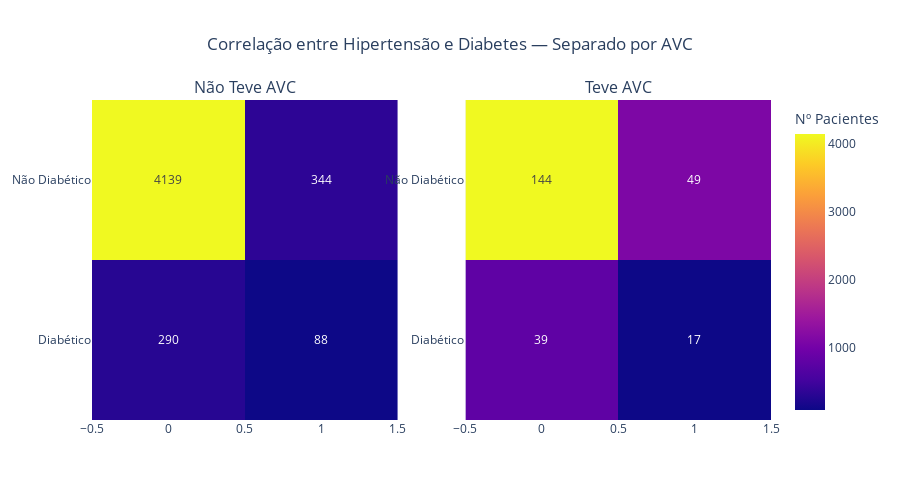

The code cell stored with this chart in its notebook:
### Code cell
heatmap_data_diabetes = df.groupby(["stroke", "hypertension", "Diabetes"]).size().reset_index(name="Contagem")

df_avc0 = heatmap_data_diabetes[heatmap_data_diabetes["stroke"] == 0]
df_avc1 = heatmap_data_diabetes[heatmap_data_diabetes["stroke"] == 1]

fig = make_subplots(
    rows=1, cols=2,
    subplot_titles=("Não Teve AVC", "Teve AVC")
)

fig.add_trace(
    go.Heatmap(
        x=df_avc0["hypertension"],
        y=df_avc0["Diabetes"],
        z=df_avc0["Contagem"],
        colorscale="Plasma",
        text=df_avc0["Contagem"],
        texttemplate="%{text}",
        showscale=True,
        colorbar=dict(title="Nº Pacientes")
    ),
    row=1, col=1
)

fig.add_trace(
    go.Heatmap(
        x=df_avc1["hypertension"],
        y=df_avc1["Diabetes"],
        z=df_avc1["Contagem"],
        colorscale="Plasma",
        text=df_avc1["Contagem"],
        texttemplate="%{text}",
        showscale=False
    ),
    row=1, col=2
)

fig.update_layout(
    title_text="Correlação entre Hipertensão e Diabetes — Separado por AVC",
    title_x=0.5,
    height=500
)

fig.show()

### Figure 1 — Plotly figure (JSON) as saved in the notebook; plotly's stock layout.template omitted (floating-point values rounded to 4 significant figures)
{"data": [{"colorbar": {"title": {"text": "Nº Pacientes"}}, "colorscale": [[0, "#0d0887"], [0.1111, "#46039f"], [0.2222, "#7201a8"], [0.3333, "#9c179e"], [0.4444, "#bd3786"], [0.5556, "#d8576b"], [0.6667, "#ed7953"], [0.7778, "#fb9f3a"], [0.8889, "#fdca26"], [1, "#f0f921"]], "showscale": true, "text": [290, 4139, 88, 344], "texttemplate": "%{text}", "type": "heatmap", "x": [0, 0, 1, 1], "xaxis": "x", "y": ["Diabético", "Não Diabético", "Diabético", "Não Diabético"], "yaxis": "y", "z": [290, 4139, 88, 344]}, {"colorscale": [[0, "#0d0887"], [0.1111, "#46039f"], [0.2222, "#7201a8"], [0.3333, "#9c179e"], [0.4444, "#bd3786"], [0.5556, "#d8576b"], [0.6667, "#ed7953"], [0.7778, "#fb9f3a"], [0.8889, "#fdca26"], [1, "#f0f921"]], "showscale": false, "text": [39, 144, 17, 49], "texttemplate": "%{text}", "type": "heatmap", "x": [0, 0, 1, 1], "xaxis": "x2", "y": ["Diabético", "Não Diabético", "Diabético", "Não Diabético"], "yaxis": "y2", "z": [39, 144, 17, 49]}], "layout": {"annotations": [{"font": {"size": 16}, "showarrow": false, "text": "Não Teve AVC", "x": 0.225, "xanchor": "center", "xref": "paper", "y": 1, "yanchor": "bottom", "yref": "paper"}, {"font": {"size": 16}, "showarrow": false, "text": "Teve AVC", "x": 0.775, "xanchor": "center", "xref": "paper", "y": 1, "yanchor": "bottom", "yref": "paper"}], "height": 500, "title": {"text": "Correlação entre Hipertensão e Diabetes — Separado por AVC", "x": 0.5}, "xaxis": {"anchor": "y", "domain": [0, 0.45]}, "xaxis2": {"anchor": "y2", "domain": [0.55, 1]}, "yaxis": {"anchor": "x", "domain": [0, 1]}, "yaxis2": {"anchor": "x2", "domain": [0, 1]}}}
